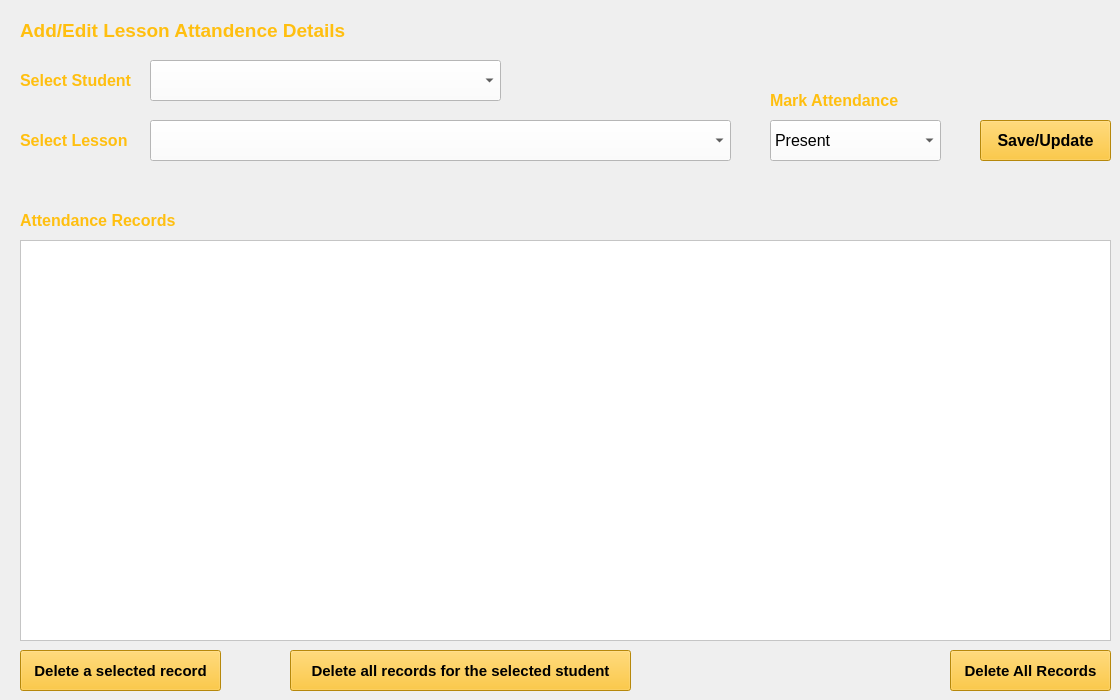
    <widget class="QWidget" name="tab_17">
     <attribute name="title">
      <string>Lesson Attendance</string>
     </attribute>
     <widget class="QLabel" name="label_57">
      <property name="geometry">
       <rect>
        <x>20</x>
        <y>20</y>
        <width>481</width>
        <height>21</height>
       </rect>
      </property>
      <property name="font">
       <font>
        <pointsize>14</pointsize>
        <weight>75</weight>
        <bold>true</bold>
       </font>
      </property>
      <property name="styleSheet">
       <string notr="true">color: rgb(255, 191, 16);</string>
      </property>
      <property name="text">
       <string>Add/Edit Lesson Attandence Details</string>
      </property>
     </widget>
     <widget class="QPushButton" name="markAttendanceBtn">
      <property name="geometry">
       <rect>
        <x>980</x>
        <y>120</y>
        <width>131</width>
        <height>41</height>
       </rect>
      </property>
      <property name="font">
       <font>
        <pointsize>12</pointsize>
        <weight>75</weight>
        <bold>true</bold>
       </font>
      </property>
      <property name="styleSheet">
       <string notr="true">background-color: rgb(255, 191, 16);</string>
      </property>
      <property name="text">
       <string>Save/Update</string>
      </property>
     </widget>
     <widget class="QComboBox" name="lessonComboBox">
      <property name="geometry">
       <rect>
        <x>150</x>
        <y>120</y>
        <width>581</width>
        <height>41</height>
       </rect>
      </property>
      <property name="styleSheet">
       <string notr="true">background-color: rgb(255, 255, 255);</string>
      </property>
     </widget>
     <widget class="QComboBox" name="studentComboBox">
      <property name="geometry">
       <rect>
        <x>150</x>
        <y>60</y>
        <width>351</width>
        <height>41</height>
       </rect>
      </property>
      <property name="styleSheet">
       <string notr="true">background-color: rgb(255, 255, 255);</string>
      </property>
     </widget>
     <widget class="QLabel" name="label_103">
      <property name="geometry">
       <rect>
        <x>20</x>
        <y>130</y>
        <width>121</width>
        <height>21</height>
       </rect>
      </property>
      <property name="font">
       <font>
        <pointsize>12</pointsize>
        <weight>75</weight>
        <bold>true</bold>
       </font>
      </property>
      <property name="styleSheet">
       <string notr="true">color: rgb(255, 191, 16);</string>
      </property>
      <property name="text">
       <string>Select Lesson</string>
      </property>
     </widget>
     <widget class="QLabel" name="label_109">
      <property name="geometry">
       <rect>
        <x>20</x>
        <y>70</y>
        <width>121</width>
        <height>21</height>
       </rect>
      </property>
      <property name="font">
       <font>
        <pointsize>12</pointsize>
        <weight>75</weight>
        <bold>true</bold>
       </font>
      </property>
      <property name="styleSheet">
       <string notr="true">color: rgb(255, 191, 16);</string>
      </property>
      <property name="text">
       <string>Select Student</string>
      </property>
     </widget>
     <widget class="QLabel" name="label_110">
      <property name="geometry">
       <rect>
        <x>770</x>
        <y>90</y>
        <width>161</width>
        <height>21</height>
       </rect>
      </property>
      <property name="font">
       <font>
        <pointsize>12</pointsize>
        <weight>75</weight>
        <bold>true</bold>
       </font>
      </property>
      <property name="styleSheet">
       <string notr="true">color: rgb(255, 191, 16);</string>
      </property>
      <property name="text">
       <string>Mark Attendance</string>
      </property>
     </widget>
     <widget class="QComboBox" name="statusComboBox">
      <property name="geometry">
       <rect>
        <x>770</x>
        <y>120</y>
        <width>171</width>
        <height>41</height>
       </rect>
      </property>
      <property name="font">
       <font>
        <pointsize>12</pointsize>
       </font>
      </property>
      <property name="styleSheet">
       <string notr="true">background-color: rgb(255, 255, 255);</string>
      </property>
      <item>
       <property name="text">
        <string>Present</string>
       </property>
      </item>
      <item>
       <property name="text">
        <string>Absent</string>
       </property>
      </item>
      <item>
       <property name="text">
        <string>Late</string>
       </property>
      </item>
     </widget>
     <widget class="QListWidget" name="recordsList">
      <property name="geometry">
       <rect>
        <x>20</x>
        <y>240</y>
        <width>1091</width>
        <height>401</height>
       </rect>
      </property>
      <property name="styleSheet">
       <string notr="true">background-color: rgb(255, 255, 255);</string>
      </property>
     </widget>
     <widget class="QLabel" name="label_111">
      <property name="geometry">
       <rect>
        <x>20</x>
        <y>210</y>
        <width>181</width>
        <height>21</height>
       </rect>
      </property>
      <property name="font">
       <font>
        <pointsize>12</pointsize>
        <weight>75</weight>
        <bold>true</bold>
       </font>
      </property>
      <property name="styleSheet">
       <string notr="true">color: rgb(255, 191, 16);</string>
      </property>
      <property name="text">
       <string>Attendance Records</string>
      </property>
     </widget>
     <widget class="QPushButton" name="deleteAttendanceBtn">
      <property name="geometry">
       <rect>
        <x>20</x>
        <y>650</y>
        <width>201</width>
        <height>41</height>
       </rect>
      </property>
      <property name="font">
       <font>
        <pointsize>11</pointsize>
        <weight>75</weight>
        <bold>true</bold>
       </font>
      </property>
      <property name="toolTipDuration">
       <number>-1</number>
      </property>
      <property name="styleSheet">
       <string notr="true">background-color: rgb(255, 191, 16);</string>
      </property>
      <property name="text">
       <string>Delete a selected record</string>
      </property>
     </widget>
     <widget class="QPushButton" name="deleteAllAttendanceBtn">
      <property name="geometry">
       <rect>
        <x>950</x>
        <y>650</y>
        <width>161</width>
        <height>41</height>
       </rect>
      </property>
      <property name="font">
       <font>
        <pointsize>11</pointsize>
        <weight>75</weight>
        <bold>true</bold>
       </font>
      </property>
      <property name="toolTipDuration">
       <number>-1</number>
      </property>
      <property name="styleSheet">
       <string notr="true">background-color: rgb(255, 191, 16);</string>
      </property>
      <property name="text">
       <string>Delete All Records</string>
      </property>
     </widget>
     <widget class="QPushButton" name="deleteSelectedStudentAttendanceBtn">
      <property name="geometry">
       <rect>
        <x>290</x>
        <y>650</y>
        <width>341</width>
        <height>41</height>
       </rect>
      </property>
      <property name="font">
       <font>
        <pointsize>11</pointsize>
        <weight>75</weight>
        <bold>true</bold>
       </font>
      </property>
      <property name="toolTipDuration">
       <number>-1</number>
      </property>
      <property name="styleSheet">
       <string notr="true">background-color: rgb(255, 191, 16);</string>
      </property>
      <property name="text">
       <string>Delete all records for the selected student</string>
      </property>
     </widget>
    </widget>
